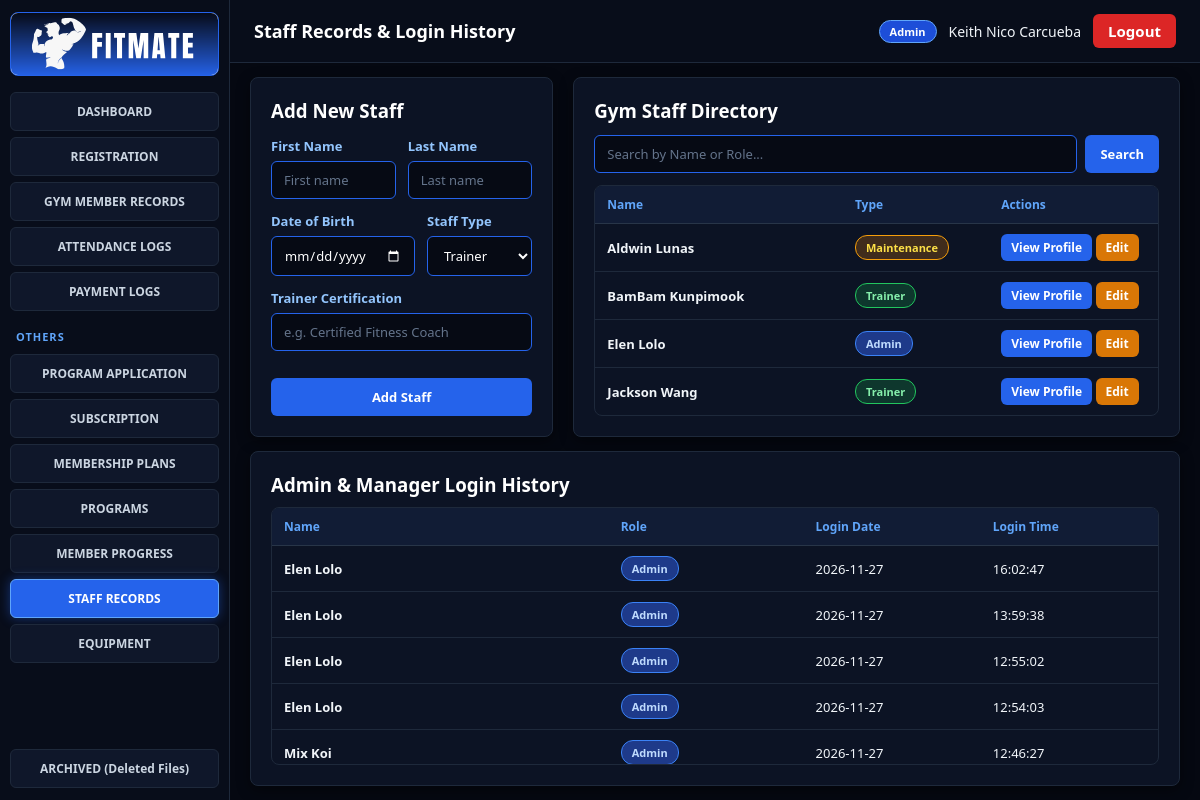
Screenshot of /auth/staff_records.php (signed in) with the database file from the repository.
### tables this page shows
CREATE TABLE `maintenance` (
  `StaffID` varchar(15) NOT NULL,
  `WorkSchedule` varchar(150) NOT NULL,
  `AssignedTask` varchar(255) NOT NULL
);

CREATE TABLE `gym_staff` (
  `StaffID` varchar(15) NOT NULL,
  `FirstName` varchar(50) NOT NULL,
  `LastName` varchar(50) NOT NULL,
  `DateOfBirth` date NOT NULL,
  `StaffType` varchar(30) NOT NULL
);

CREATE TABLE `trainer` (
  `StaffID` varchar(15) NOT NULL,
  `Certification` varchar(100) NOT NULL
);

CREATE TABLE `system_access` (
  `StaffID` varchar(15) NOT NULL,
  `Username` varchar(50) NOT NULL,
  `Password` varchar(255) DEFAULT NULL,
  `Role` varchar(30) NOT NULL
);

### auth/staff_records.php (the view, shortened to what this page needs)
<?php
require_once __DIR__ . '/../config/db.php';
$pdo->exec("SET time_zone = '+08:00'");
$staffList = $pdo->query("
    SELECT gs.*,
           t.Certification,
           m.WorkSchedule, m.AssignedTask,
           sa.Username AS SystemUsername
    FROM gym_staff gs
    LEFT JOIN trainer t ON gs.StaffID = t.StaffID
    LEFT JOIN maintenance m ON gs.StaffID = m.StaffID
    LEFT JOIN system_access sa ON gs.StaffID = sa.StaffID
    ORDER BY gs.FirstName ASC, gs.LastName ASC
")->fetchAll();
$loginLogs = $pdo->query("
    SELECT lh.LoginID, lh.StaffID, lh.LoginDate, lh.LoginTime,
           CONCAT(gs.FirstName, ' ', gs.LastName) AS FullName,
           sa.Role
    FROM login_history lh
    JOIN gym_staff gs ON lh.StaffID = gs.StaffID
    LEFT JOIN system_access sa ON lh.StaffID = sa.StaffID
    ORDER BY lh.LoginID DESC LIMIT 30
")->fetchAll();
include __DIR__ . '/../includes/header.php';
?>
<div class="grid-2">
    <div class="card">
        <h3 style="margin-bottom: 14px;">Add New Staff</h3>
        <form method="POST" class="add-staff-form">
            <div>
                <div class="form-row">
                    <div class="form-group">
                        <label>First Name</label>
                        <input type="text" name="first_name" required placeholder="First name">
                    </div>
                    <div class="form-group">
                        <label>Last Name</label>
                        <input type="text" name="last_name" required placeholder="Last name">
                    </div>
                </div>
                <div class="form-row">
                    <div class="form-group">
                        <label>Date of Birth</label>
                        <input type="date" name="dob" required>
                    </div>
                    <div class="form-group">
                        <label>Staff Type</label>
                        <select name="staff_type" id="staffTypeSelect" onchange="toggleSubtypeFields()" required>
                            <option value="Trainer">Trainer</option>
                        </select>
                    </div>
                </div>
                <div id="trainerFields" class="form-group">
                    <label>Trainer Certification</label>
                    <input type="text" name="certification" id="certificationInput" placeholder="e.g. Certified Fitness Coach" required>
                </div>
            </div>
            <button type="submit" class="btn btn-primary" style="width:100%; margin-top: 6px; padding: 10px;">Add Staff</button>
        </form>
    </div>
    <div class="card">
        <h3 style="margin-bottom: 12px;">Gym Staff Directory</h3>
        <div class="search-bar" style="margin-bottom: 12px;">
            <input type="text" id="liveStaffSearch" onkeyup="filterStaffTable()" oninput="filterStaffTable()"
                   placeholder="Search by Name or Role...">
            <button type="button" class="btn btn-primary" onclick="filterStaffTable()">Search</button>
        </div>
        <div class="fixed-table-wrap">
            <table class="fixed-table">
                <thead>
                    <tr>
                        <th style="width: 44%;">Name</th>
                        <th style="width: 26%;">Type</th>
                        <th style="width: 30%;">Actions</th>
                    </tr>
                </thead>
                <tbody id="staffTableBody">
                    <?php if (empty($staffList)): ?>
                        <tr><td colspan="3" style="text-align: center; color: #94a3b8; padding: 18px;">No staff record found.</td></tr>
                    <?php else: foreach ($staffList as $s):
                        $badgeClass = 'badge';
                        if ($s['StaffType'] === 'Trainer') {
                            $badgeClass = 'badge badge-green';
                        } elseif ($s['StaffType'] === 'Maintenance') {
                            $badgeClass = 'badge badge-amber';
                        }
                    ?>
                        <tr class="staff-row" data-staff-id="<?= htmlspecialchars(strtolower($s['StaffID'])) ?>">
                            <td style="width: 44%;"><strong><?= htmlspecialchars($s['FirstName'] . ' ' . $s['LastName']) ?></strong></td>
                            <td style="width: 26%;"><span class="<?= $badgeClass ?>"><?= htmlspecialchars($s['StaffType']) ?></span></td>
                            <td style="width: 30%; white-space: nowrap;">
                                <a href="/fitmate/auth/staff_profile.php?id=<?= urlencode($s['StaffID']) ?>" class="btn btn-primary btn-sm">View Profile</a>
                                <button type="button" class="btn btn-warning btn-sm"
                                    onclick='openEditModal(<?= json_encode($s) ?>)'>Edit</button>
                            </td>
                        </tr>
                    <?php endforeach; endif; ?>
                </tbody>
            </table>
        </div>
    </div>
</div>
<div class="card bottom-fill-card">
    <h3 style="margin-bottom: 10px;">Admin & Manager Login History</h3>
    <div class="fixed-table-wrap">
        <table class="fixed-table">
            <thead>
                <tr>
                    <th style="width: 38%;">Name</th>
                    <th style="width: 22%;">Role</th>
                    <th style="width: 20%;">Login Date</th>
                    <th style="width: 20%;">Login Time</th>
                </tr>
            </thead>
            <tbody>
                <?php if (empty($loginLogs)): ?>
                    <tr><td colspan="4" style="text-align: center; color: #94a3b8; padding: 18px;">No login history recorded yet.</td></tr>
                <?php else: foreach ($loginLogs as $log):
                    $formattedLoginTime = !empty($log['LoginTime']) ? date('H:i:s', strtotime($log['LoginTime'])) : '-';
                ?>
                    <tr>
                        <td style="width: 38%;"><strong><?= htmlspecialchars($log['FullName']) ?></strong></td>
                        <td style="width: 22%;"><span class="badge"><?= htmlspecialchars($log['Role'] ?? 'Admin') ?></span></td>
                        <td style="width: 20%;"><?= htmlspecialchars($log['LoginDate']) ?></td>
                        <td style="width: 20%;"><?= htmlspecialchars($formattedLoginTime) ?></td>
                    </tr>
                <?php endforeach; endif; ?>
            </tbody>
        </table>
    </div>
</div>
<?php include __DIR__ . '/../includes/footer.php'; ?>

### assets/css/style.css (style rules this page uses)
:root { color-scheme: dark; }
* { box-sizing: border-box; margin: 0; padding: 0; font-family: 'Segoe UI', Tahoma, Geneva, Verdana, sans-serif; }
body { background: #050811; color: #f1f5f9; }
.card { background: #0c1324; border: 1px solid #1e293b; border-radius: 8px; padding: 20px; margin-bottom: 20px; box-shadow: 0 4px 14px rgba(0, 0, 0, 0.45); }
.card h3, .card h2, .card h4 { color: #ffffff; font-weight: 700; }
.grid-2 { display: grid; grid-template-columns: 1fr 2fr; gap: 20px; align-items: start; }
.form-row { display: grid; grid-template-columns: 1fr 1fr; gap: 12px; }
.form-group { margin-bottom: 14px; }
.form-group label { display: block; font-size: 13px; font-weight: 600; margin-bottom: 5px; color: #93c5fd; }
.form-group input, .form-group select, .form-group textarea { width: 100%; padding: 9px 12px; background: #060a14; color: #ffffff; border: 1px solid #2563eb; border-radius: 6px; font-size: 13px; }
.form-group input::placeholder, .search-bar input::placeholder { color: #64748b; }
.search-bar { display: flex; gap: 8px; margin-bottom: 14px; }
.search-bar input { flex: 1; padding: 9px 12px; background: #060a14; color: #ffffff; border: 1px solid #2563eb; border-radius: 6px; font-size: 13px; }
.btn { display: inline-block; padding: 9px 15px; border: none; border-radius: 6px; font-size: 13px; font-weight: 600; cursor: pointer; text-decoration: none; transition: 0.15s; }
.btn-primary { background: #2563eb; color: #ffffff; }
.btn-warning { background: #d97706; color: #ffffff; }
.btn-sm { padding: 5px 10px; font-size: 12px; }
.badge { display: inline-block; padding: 4px 10px; border-radius: 12px; font-size: 11px; font-weight: 700; background: #1e3a8a; color: #bfdbfe; border: 1px solid #3b82f6; }
.badge-green { background: rgba(22, 163, 74, 0.25); color: #86efac; border: 1px solid #22c55e; }
.badge-amber { background: rgba(217, 119, 6, 0.25); color: #fde047; border: 1px solid #f59e0b; }

### auth/staff_records.php (style rules this page uses)
.grid-2 { flex-shrink: 0 !important; height: 360px !important; align-items: stretch !important; }
.grid-2 > .card { height: 100% !important; margin-bottom: 0 !important; display: flex !important; flex-direction: column !important; overflow: hidden !important; }
.grid-2 > .card form.add-staff-form { flex: 1; display: flex; flex-direction: column; justify-content: space-between; }
.add-staff-form .form-group { margin-bottom: 13px !important; }
.add-staff-form label { margin-bottom: 6px !important; }
.fixed-table-wrap { border: 1px solid #1e293b; border-radius: 8px; background: #0c1324; overflow: hidden; display: flex; flex-direction: column; flex: 1; min-height: 0; }
.fixed-table { width: 100%; border-collapse: collapse; display: flex; flex-direction: column; flex: 1; min-height: 0; }
.fixed-table thead { flex-shrink: 0; background: #111c35; border-bottom: 1px solid #283548; }
.fixed-table thead tr, .fixed-table tbody tr { display: table; width: 100%; table-layout: fixed; }
.fixed-table tbody { display: block; overflow-y: auto; width: 100%; flex: 1; min-height: 0; }
.fixed-table th { padding: 10px 12px; text-align: left; font-size: 12px; font-weight: 700; color: #60a5fa; background: #111c35; }
.fixed-table td { padding: 10px 12px; font-size: 13px; color: #f1f5f9; border-bottom: 1px solid #1e293b; vertical-align: middle; }
.bottom-fill-card { flex: 1 !important; display: flex !important; flex-direction: column !important; min-height: 0 !important; margin-bottom: 0 !important; overflow: hidden !important; }

### rows the page displays
maintenance: StaffID.LastName "Aldwin Lunas", StaffID.StaffType "Maintenance"
trainer: StaffID.LastName "BamBam Kunpimook", StaffID.StaffType "Trainer"
system_access: StaffID.LastName "Elen Lolo", StaffID.StaffType "Admin"
trainer: StaffID.LastName "Jackson Wang", StaffID.StaffType "Trainer"

### other values shown
$page_title "Staff Records & Login History"
$_SESSION['role'] "Admin"
$_SESSION['staff_name'] "Keith Nico Carcueba"
$log['FullName'] "Elen Lolo"
$log['Role'] "Admin"
$log['LoginDate'] "2026-11-27"
$formattedLoginTime "16:02:47"
$formattedLoginTime "13:59:38"
$formattedLoginTime "12:55:02"
$formattedLoginTime "12:54:03"
$log['FullName'] "Mix Koi"
$formattedLoginTime "12:46:27"
